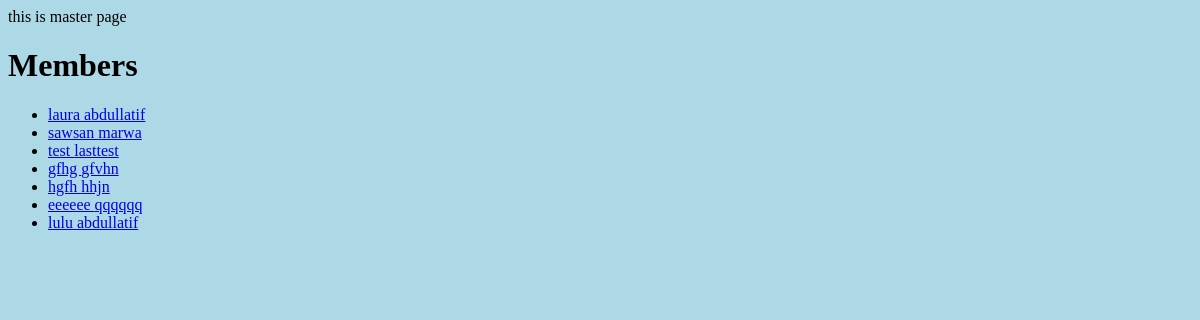
The page /members/ on the database its author committed.
### members/models.py (models this page shows, shortened)
class Member(models.Model):
    firstname = models.CharField(max_length=255)
    lastname = models.CharField(max_length=255)
    email= models.CharField(max_length=255 , default="")
    phone= models.CharField(max_length=255 , default="")
    address=models.TextField(default="Syria")

### members/views.py (the view)
# urls.py: path('members/',views.members),
def members(request):
    mymembers = Member.objects.all().values() #البيانات الجاية من db
    template = loader.get_template('all_membrs.html')
    context = {
    'mymembers': mymembers, #dictionary #البيانات بحد ذاتها
    }
    return HttpResponse(template.render(context, request))

### members/templates/all_membrs.html (shortened to what this page needs)
{% extends 'master.html' %}
{% block content %}
    <h1>Members</h1>
        <ul>
            {% for x in mymembers %}
            <li><a href="details/{{ x.id }}">{{ x.firstname }} {{ x.lastname }}</a></li>
            {% endfor %}
        </ul>
{% endblock %}

### members/templates/master.html (shortened to what this page needs)
{% load static %}
<!DOCTYPE html>
<html>
<head>
        <link rel="stylesheet" href="{% static 'css/myfirst.css' %}">
        <link rel="stylesheet" href="{% static 'image/b.jpg' %}">
</head>
<body>
    this is master page
{% block content %}
{% endblock %}
</body>
</html>

### members/static/css/myfirst.css (style rules this page uses)
body { background-color: lightblue; font-family: verdana; }

### rows shown on the page
Member: firstname "laura", lastname "abdullatif"
Member: firstname "sawsan", lastname "marwa"
Member: firstname "test", lastname "lasttest"
Member: firstname "gfhg", lastname "gfvhn"
Member: firstname "hgfh", lastname "hhjn"
Member: firstname "eeeeee", lastname "qqqqqq"
Member: firstname "lulu", lastname "abdullatif"
